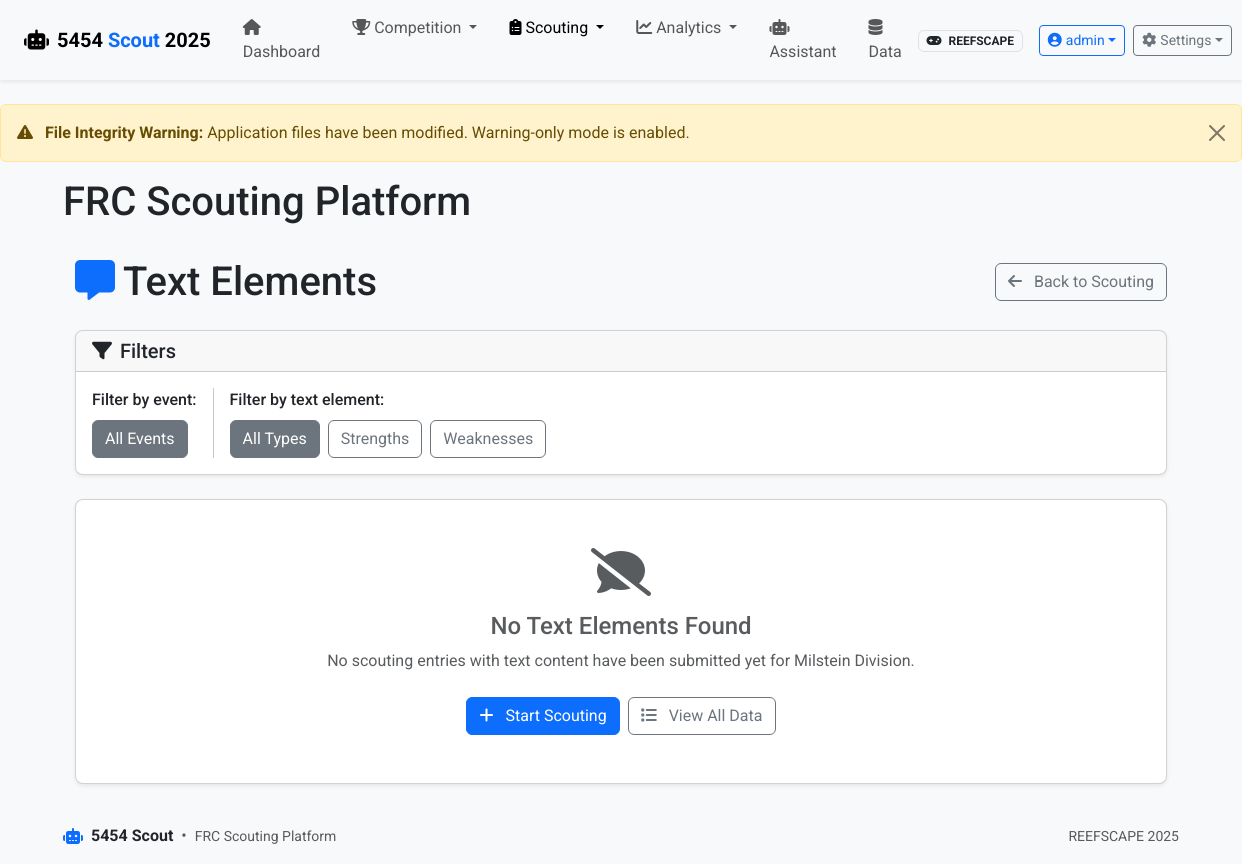
The app's page /scouting/text-elements (signed in), older data.
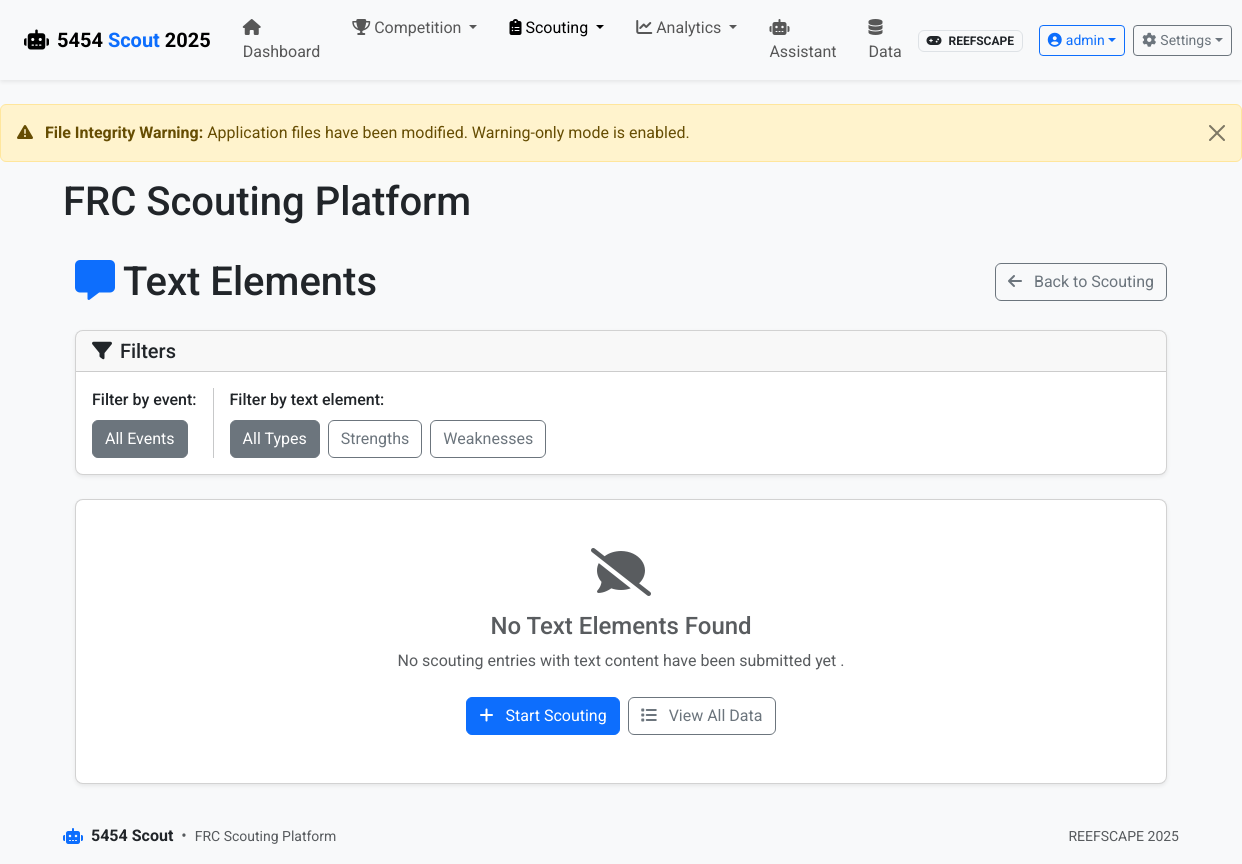
The same page, newer data.
### app/models.py (models this page shows, shortened)
class Event(db.Model):
    id = db.Column(db.Integer, primary_key=True)
    name = db.Column(db.String(100), nullable=False)
    code = db.Column(db.String(20), unique=True)  # Event code like "CALA" or "NYRO"
    location = db.Column(db.String(100))
    start_date = db.Column(db.Date)
    end_date = db.Column(db.Date)
    year = db.Column(db.Integer, nullable=False)
    matches = db.relationship('Match', backref='event', lazy=True)

### app/routes/scouting.py (the view, shortened to what this page needs)
@bp.route('/text-elements')
@login_required
def view_text_elements():
    game_config = current_app.config['GAME_CONFIG']
    current_event_code = game_config.get('current_event_code')
    current_event = None
    if current_event_code:
        current_event = Event.query.filter_by(code=current_event_code).first()
    text_elements = game_config.get('post_match', {}).get('text_elements', [])
    if not text_elements:
        flash('No text elements are configured in the game configuration.', 'info')
        return redirect(url_for('scouting.index'))
    query = (ScoutingData.query
             .join(Match)
             .join(Event)
             .join(Team)
             .order_by(ScoutingData.timestamp.desc()))
    if current_event:
        query = query.filter(Event.id == current_event.id)
    all_scouting_data = query.all()
    scouting_entries_with_text = []
    events = (Event.query
             .join(Match)
             .join(ScoutingData)
             .distinct()
             .order_by(Event.name)
             .all())
    return render_template('scouting/text_elements.html',
                         scouting_entries=scouting_entries_with_text,
                         text_elements=text_elements,
                         events=events,
                         current_event=current_event,
                         game_config=game_config)

### app/models.py (called while the page is built)
    def has_role(self, role_name):
        return any(role.name == role_name for role in self.roles)

### app/routes/auth.py (called while the page is built)
@bp.app_context_processor
def inject_auth_vars():
    return {
        'current_user': current_user,
        'user_has_role': lambda role: current_user.is_authenticated and current_user.has_role(role)
    }

### run.py (called while the page is built)
@app.before_request
def check_first_run():
    if not User.query.first() and request.path != '/auth/login':
        flash('Database is being initialized. Please wait...', 'info')
        return redirect(url_for('auth.login'))

### app/templates/scouting/text_elements.html (shortened to what the changed rows need)
{% extends "base.html" %}
{% block content %}
<div class="container">
    <div class="d-flex justify-content-between align-items-center mb-4">
        <h1 class="mb-0">
            <i class="fas fa-comment-alt text-primary me-2"></i>Text Elements
        </h1>
    </div>
    {% if scouting_entries %}
    <div class="card">
        <div class="card-header bg-primary text-white">
            <h5 class="mb-0">
                <i class="fas fa-list me-2"></i>Text Elements Submitted
                {% if current_event %}
                <span class="badge bg-light text-primary ms-2">{{ current_event.code }}</span>
                {% endif %}
            </h5>
        </div>
        <div class="card-body p-0">
            <div class="table-responsive">
                <table class="table table-hover mb-0">
                    <thead class="table-light">
                        <tr>
                            <th width="120">Team</th>
                            <th width="150">Match</th>
                            <th width="120">Alliance</th>
                            <th width="150">Scout</th>
                            <th width="140">Timestamp</th>
                            <th>Text Content</th>
                            <th width="100">Actions</th>
                        </tr>
                    </thead>
                    <tbody id="text-entries-tbody">
                        {% for item in scouting_entries %}
                        {% set entry = item.entry %}
                        {% set text_data = item.text_data %}
                        <tr class="text-entry-row" data-event-code="{{ entry.match.event.code }}">
                            <td>
                                <a href="{{ url_for('teams.view', team_number=entry.team.team_number) }}" class="text-decoration-none">
                                    <strong>{{ entry.team.team_number }}</strong>
                                </a>
                            </td>
                            <td>
                                <span class="badge bg-secondary small">{{ entry.match.event.code }}</span><br>
                                <span class="badge {% if entry.match.match_type == 'Qualification' %}bg-primary{% elif entry.match.match_type == 'Playoff' %}bg-danger{% elif entry.match.match_type == 'Practice' %}bg-success{% else %}bg-secondary{% endif %} small">
                                    {{ entry.match.match_type }}
                                </span>
                                <span class="text-muted small">{{ entry.match.match_number }}</span>
                            </td>
                            <td>
                                <span class="badge {% if entry.alliance == 'red' %}bg-danger{% elif entry.alliance == 'blue' %}bg-primary{% else %}bg-secondary{% endif %}">
                                    {{ entry.alliance.title() }}
                                </span>
                            </td>
                            <td class="small">
                                {{ entry.scout_name or 'Unknown' }}
                            </td>
                            <td class="small text-muted">
                                {{ entry.timestamp.strftime('%m/%d/%Y %H:%M') }}
                            </td>
                            <td>
                                <div class="text-content-container">
                                    {% for element in text_elements %}
                                        {% set element_id = element.id %}
                                        {% if text_data.get(element_id) %}
                                        <div class="text-element-entry mb-2" data-element-id="{{ element_id }}">
                                            <div class="d-flex align-items-start">
                                                <span class="badge bg-info me-2 flex-shrink-0">{{ element.name }}</span>
                                                <div class="text-content">
                                                    {% if element.multiline %}
                                                        <div class="text-content-preview" style="max-height: 4em; overflow: hidden; text-overflow: ellipsis;">
                                                            {{ text_data[element_id]|truncate(200) }}
                                                        </div>
                                                        {% if text_data[element_id]|length > 200 %}
                                                        <button class="btn btn-link btn-sm p-0 expand-text" data-bs-toggle="modal" data-bs-target="#textModal{{ entry.id }}_{{ element_id }}">
                                                            <small>Read more...</small>
                                                        </button>
                                                        {% endif %}
                                                    {% else %}
                                                        <span class="text-content-single">{{ text_data[element_id] }}</span>
                                                    {% endif %}
                                                </div>
                                            </div>
                                        </div>
                                        {% if element.multiline and text_data[element_id]|length > 200 %}
                                        <div class="modal fade" id="textModal{{ entry.id }}_{{ element_id }}" tabindex="-1" aria-hidden="true">
                                            <div class="modal-dialog modal-lg">
                                                <div class="modal-content">
                                                    <div class="modal-header">
                                                        <h5 class="modal-title">
                                                            <i class="fas fa-comment-alt me-2"></i>{{ element.name }}
                                                            <span class="text-muted ms-2">- Team {{ entry.team.team_number }}</span>
                                                        </h5>
                                                        <button type="button" class="btn-close" data-bs-dismiss="modal" aria-label="Close"></button>
                                                    </div>
                                                    <div class="modal-body">
                                                        <div class="alert alert-info">
                                                            <div class="row">
                                                                <div class="col-md-6">
                                                                    <strong>Team:</strong> {{ entry.team.team_number }} - {{ entry.team.team_name }}<br>
                                                                    <strong>Match:</strong> {{ entry.match.match_type }} {{ entry.match.match_number }}
                                                                </div>
                                                                <div class="col-md-6">
                                                                    <strong>Scout:</strong> {{ entry.scout_name or 'Unknown' }}<br>
                                                                    <strong>Time:</strong> {{ entry.timestamp.strftime('%m/%d/%Y %H:%M') }}
                                                                </div>
                                                            </div>
                                                        </div>
                                                        <div class="text-content-full">
                                                            <pre class="bg-light p-3 rounded">{{ text_data[element_id] }}</pre>
                                                        </div>
                                                    </div>
                                                    <div class="modal-footer">
                                                        <button type="button" class="btn btn-secondary" data-bs-dismiss="modal">Close</button>
                                                        <a href="{{ url_for('scouting.view_data', id=entry.id) }}" class="btn btn-primary">
                                                            <i class="fas fa-eye me-2"></i>View Full Entry
                                                        </a>
                                                    </div>
                                                </div>
                                            </div>
                                        </div>
                                        {% endif %}
                                        {% endif %}
                                    {% endfor %}
                                </div>
                            </td>
                            <td>
                                <div class="btn-group-vertical btn-group-sm" role="group">
                                    <a href="{{ url_for('scouting.view_data', id=entry.id) }}"
                                       class="btn btn-outline-primary btn-sm" title="View Full Entry">
                                        <i class="fas fa-eye"></i>
                                    </a>
                                    <a href="{{ url_for('scouting.scouting_form', team_id=entry.team_id, match_id=entry.match_id) }}"
                                       class="btn btn-outline-warning btn-sm" title="Edit Entry">
                                        <i class="fas fa-edit"></i>
                                    </a>
                                </div>
                            </td>
                        </tr>
                        {% endfor %}
                    </tbody>
                </table>
            </div>
        </div>
        <div class="card-footer bg-light">
            <div class="d-flex justify-content-between align-items-center">
                <span id="entries-count">Total entries: {{ scouting_entries|length }}</span>
                <div class="btn-group" role="group">
                    <a href="{{ url_for('data.export_excel') }}" class="btn btn-success btn-sm">
                        <i class="fas fa-file-excel me-2"></i> Export to Excel
                    </a>
                    <a href="{{ url_for('scouting.list_data') }}" class="btn btn-outline-primary btn-sm">
                        <i class="fas fa-list me-2"></i> All Scouting Data
                    </a>
                </div>
            </div>
        </div>
    </div>
    {% else %}
    <div class="card">
        <div class="card-body text-center py-5">
            <i class="fas fa-comment-slash fa-3x text-muted mb-3"></i>
            <h4 class="text-muted">No Text Elements Found</h4>
            <p class="text-muted mb-4">
                No scouting entries with text content have been submitted yet
                {% if current_event %}for {{ current_event.name }}{% endif %}.
            </p>
            <div class="d-grid gap-2 d-md-flex justify-content-md-center">
                <a href="{{ url_for('scouting.scouting_form') }}" class="btn btn-primary">
                </a>
                <a href="{{ url_for('scouting.list_data') }}" class="btn btn-outline-secondary">
                </a>
            </div>
        </div>
    </div>
    {% endif %}
</div>
{% endblock %}

Row changes from the older to the newer data that the page shows:
removed Event: name "Milstein Division"
Text that changed along with them:
text no longer shown: "for"
